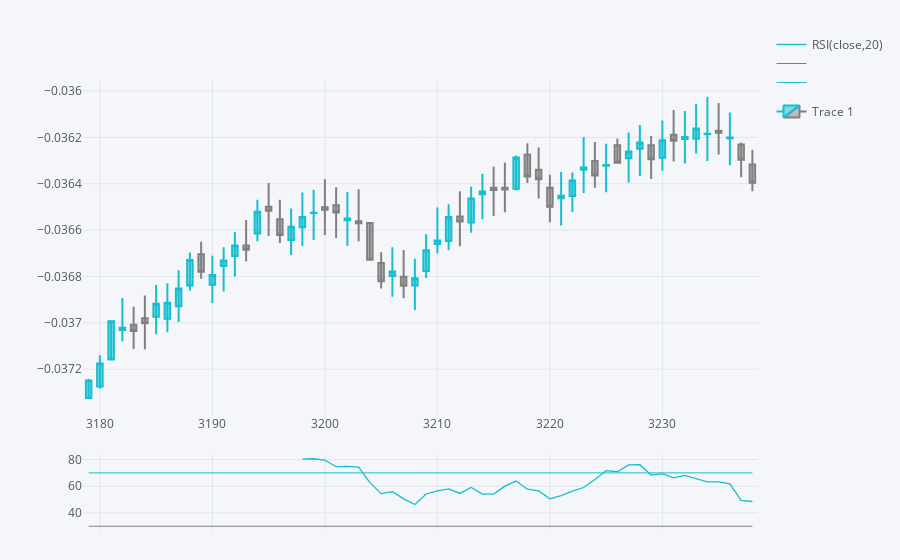

The code cell stored with this chart in its notebook:
### Code cell
qf=cf.QuantFig(tickers.get_group('a')[-60:])
qf.add_rsi(periods=20,color='java')
plyo.iplot(qf.iplot(asFigure=True),image='png',
          filename='qf_04')
